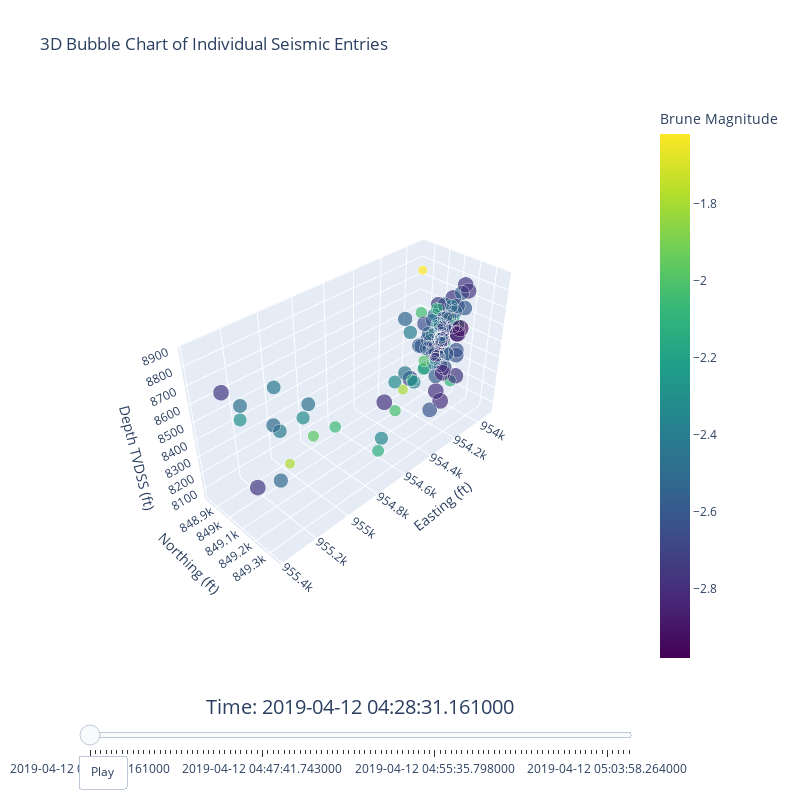

Here is the notebook cell this chart was saved with:
### Markdown cell above
Input your relative file path to load and parse the given dataset.

### Code cell
# Allow the user to input the relative file path for their dataset.
#file_path = input("Please enter the file path to parse: ")
file_path = 'data\Borehole_Seismic_Aniso_Events_4H_AllStages_AllEvents_06112019.csv'

# Create a viewer object to run the package.
viewer = MSViewer()

# Call the method to parse the file.
viewer.load_and_parse(file_path)

# Create the visualization.
plot = viewer.create_plot()

### Figure 1 — Plotly figure (JSON) as saved in the notebook; plotly's stock layout.template omitted (floating-point values rounded to 4 significant figures)
{"data": [{"marker": {"color": [-2.772, -2.731, -2.647, -2.651, -2.56, -2.347, -2.22, -2.033, -2.389, -2.099, -2.467, -2.324, -1.974, -2.075, -2.474, -2.739, -2.205, -2.562, -2.355, -2.595, -2.598, -2.715, -2.545, -1.807, -2.206, -2.296, -2.42, -2.459, -1.619, -2.087, -2.698, -2.413, -2.631, -2.121, -2.067, -2.532, -2.606, -2.119, -2.058, -2.025, -1.787, -2.295, -2.802, -2.243, -2.533, -2.581, -2.344, -2.583, -2.545, -2.631, -2.492, -2.404, -2.659, -2.078, -2.98, -2.146, -2.719, -2.495, -2.168, -2.508, -2.327, -2.797, -2.65, -2.488, -2.516, -2.76, -2.544, -2.771, -2.0, -2.781, -2.116, -2.602, -2.31, -2.646, -2.497, -2.367, -2.569, -2.577, -2.667, -2.765, -2.766, -2.393, -2.524, -2.35, -2.474, -2.614, -2.922, -2.575, -2.583, -2.57, -2.765, -2.708, -2.876, -2.815, -2.467, -2.622, -2.783, -2.755, -2.437, -2.59, -2.543], "colorbar": {"title": {"text": "Brune Magnitude"}}, "colorscale": [[0, "#440154"], [0.1111, "#482878"], [0.2222, "#3e4989"], [0.3333, "#31688e"], [0.4444, "#26828e"], [0.5556, "#1f9e89"], [0.6667, "#35b779"], [0.7778, "#6ece58"], [0.8889, "#b5de2b"], [1, "#fde725"]], "size": [277.2, 273.1, 264.7, 265.1, 256.0, 234.7, 221.9, 203.3, 238.9, 209.9, 246.7, 232.4, 197.4, 207.5, 247.4, 273.9, 220.5, 256.2, 235.5, 259.5, 259.8, 271.4, 254.5, 180.7, 220.6, 229.6, 242, 245.9, 161.9, 208.7, 269.8, 241.2, 263.1, 212.1, 206.7, 253.2, 260.6, 211.9, 205.8, 202.5, 178.7, 229.5, 280.2, 224.3, 253.3, 258.1, 234.4, 258.3, 254.5, 263.1, 249.2, 240.4, 265.9, 207.8, 298.0, 214.6, 271.9, 249.5, 216.8, 250.8, 232.7, 279.7, 265.0, 248.8, 251.6, 276.0, 254.4, 277.1, 200.0, 278.1, 211.6, 260.2, 231.0, 264.6, 249.7, 236.7, 256.9, 257.7, 266.7, 276.5, 276.6, 239.3, 252.4, 235.0, 247.4, 261.4, 292.2, 257.5, 258.3, 256.9, 276.5, 270.8, 287.6, 281.5, 246.7, 262.2, 278.3, 275.5, 243.7, 259, 254.3], "sizemode": "diameter", "sizeref": 25}, "mode": "markers", "text": ["File: HFTS2_20190412_042831_040<br>Stage: 1<br>Magnitude: -2.77", "File: HFTS2_20190412_042832_040<br>Stage: 1<br>Magnitude: -2.73", "File: HFTS2_20190412_042833_040<br>Stage: 1<br>Magnitude: -2.65", "File: HFTS2_20190412_042835_040<br>Stage: 1<br>Magnitude: -2.65", "File: HFTS2_20190412_043437_040<br>Stage: 1<br>Magnitude: -2.56", "File: HFTS2_20190412_043802_040<br>Stage: 1<br>Magnitude: -2.35", "File: HFTS2_20190412_043803_040<br>Stage: 1<br>Magnitude: -2.22", "File: HFTS2_20190412_044156_040<br>Stage: 1<br>Magnitude: -2.03", "File: HFTS2_20190412_044403_040<br>Stage: 1<br>Magnitude: -2.39", "File: HFTS2_20190412_044404_040<br>Stage: 1<br>Magnitude: -2.10", "File: HFTS2_20190412_044435_040_Merged<br>Stage: 1<br>Magnitude: -2.47", "File: HFTS2_20190412_044506_040<br>Stage: 1<br>Magnitude: -2.32", "File: HFTS2_20190412_044516_040<br>Stage: 1<br>Magnitude: -1.97", "File: HFTS2_20190412_044521_040<br>Stage: 1<br>Magnitude: -2.07", "File: HFTS2_20190412_044522_040<br>Stage: 1<br>Magnitude: -2.47", "File: HFTS2_20190412_044526_040<br>Stage: 1<br>Magnitude: -2.74", "File: HFTS2_20190412_044540_040<br>Stage: 1<br>Magnitude: -2.21", "File: HFTS2_20190412_044542_040<br>Stage: 1<br>Magnitude: -2.56", "File: HFTS2_20190412_044543_040<br>Stage: 1<br>Magnitude: -2.36", "File: HFTS2_20190412_044544_040<br>Stage: 1<br>Magnitude: -2.59", "File: HFTS2_20190412_044545_040<br>Stage: 1<br>Magnitude: -2.60", "File: HFTS2_20190412_044605_040<br>Stage: 1<br>Magnitude: -2.71", "File: HFTS2_20190412_044619_040<br>Stage: 1<br>Magnitude: -2.54", "File: HFTS2_20190412_044620_040<br>Stage: 1<br>Magnitude: -1.81", "File: HFTS2_20190412_044623_040<br>Stage: 1<br>Magnitude: -2.21", "File: HFTS2_20190412_044643_040<br>Stage: 1<br>Magnitude: -2.30", "File: HFTS2_20190412_044647_040<br>Stage: 1<br>Magnitude: -2.42", "File: HFTS2_20190412_044651_040<br>Stage: 1<br>Magnitude: -2.46", "File: HFTS2_20190412_044659_040_Merged<br>Stage: 1<br>Magnitude: -1.62", "File: HFTS2_20190412_044707_040<br>Stage: 1<br>Magnitude: -2.09", "File: HFTS2_20190412_044731_040<br>Stage: 1<br>Magnitude: -2.70", "File: HFTS2_20190412_044737_040<br>Stage: 1<br>Magnitude: -2.41", "File: HFTS2_20190412_044741_040<br>Stage: 1<br>Magnitude: -2.63", "File: HFTS2_20190412_044757_040<br>Stage: 1<br>Magnitude: -2.12", "File: HFTS2_20190412_044759_040<br>Stage: 1<br>Magnitude: -2.07", "File: HFTS2_20190412_044800_040<br>Stage: 1<br>Magnitude: -2.53", "File: HFTS2_20190412_044803_040<br>Stage: 1<br>Magnitude: -2.61", "File: HFTS2_20190412_044816_040<br>Stage: 1<br>Magnitude: -2.12", "File: HFTS2_20190412_044822_040<br>Stage: 1<br>Magnitude: -2.06", "File: HFTS2_20190412_044824_040<br>Stage: 1<br>Magnitude: -2.02", "File: HFTS2_20190412_044829_040<br>Stage: 1<br>Magnitude: -1.79", "File: HFTS2_20190412_044833_040<br>Stage: 1<br>Magnitude: -2.29", "File: HFTS2_20190412_044841_040<br>Stage: 1<br>Magnitude: -2.80", "File: HFTS2_20190412_044842_040<br>Stage: 1<br>Magnitude: -2.24", "File: HFTS2_20190412_044903_040<br>Stage: 1<br>Magnitude: -2.53", "File: HFTS2_20190412_044914_040<br>Stage: 1<br>Magnitude: -2.58", "File: HFTS2_20190412_044945_040<br>Stage: 1<br>Magnitude: -2.34", "File: HFTS2_20190412_044957_040<br>Stage: 1<br>Magnitude: -2.58", "File: HFTS2_20190412_045027_040<br>Stage: 1<br>Magnitude: -2.54", "File: HFTS2_20190412_045029_040<br>Stage: 1<br>Magnitude: -2.63", "File: HFTS2_20190412_045035_040<br>Stage: 1<br>Magnitude: -2.49", "File: HFTS2_20190412_045126_040<br>Stage: 1<br>Magnitude: -2.40", "File: HFTS2_20190412_045127_040<br>Stage: 1<br>Magnitude: -2.66", "File: HFTS2_20190412_045157_040<br>Stage: 1<br>Magnitude: -2.08", "File: HFTS2_20190412_045254_040<br>Stage: 1<br>Magnitude: -2.98", "File: HFTS2_20190412_045333_040<br>Stage: 1<br>Magnitude: -2.15", "File: HFTS2_20190412_045344_040<br>Stage: 1<br>Magnitude: -2.72", "File: HFTS2_20190412_045434_040<br>Stage: 1<br>Magnitude: -2.50", "File: HFTS2_20190412_045451_040<br>Stage: 1<br>Magnitude: -2.17", "File: HFTS2_20190412_045457_040<br>Stage: 1<br>Magnitude: -2.51", "File: HFTS2_20190412_045523_040<br>Stage: 1<br>Magnitude: -2.33", "File: HFTS2_20190412_045526_040<br>Stage: 1<br>Magnitude: -2.80", "File: HFTS2_20190412_045528_040<br>Stage: 1<br>Magnitude: -2.65", "File: HFTS2_20190412_045530_040<br>Stage: 1<br>Magnitude: -2.49", "File: HFTS2_20190412_045535_040<br>Stage: 1<br>Magnitude: -2.52", "File: HFTS2_20190412_045537_040<br>Stage: 1<br>Magnitude: -2.76", "File: HFTS2_20190412_045550_040<br>Stage: 1<br>Magnitude: -2.54", "File: HFTS2_20190412_045558_040<br>Stage: 1<br>Magnitude: -2.77", "File: HFTS2_20190412_045602_040<br>Stage: 1<br>Magnitude: -2.00", "File: HFTS2_20190412_045604_040<br>Stage: 1<br>Magnitude: -2.78", "File: HFTS2_20190412_045608_040<br>Stage: 1<br>Magnitude: -2.12", "File: HFTS2_20190412_045611_040<br>Stage: 1<br>Magnitude: -2.60", "File: HFTS2_20190412_045620_040<br>Stage: 1<br>Magnitude: -2.31", "File: HFTS2_20190412_045630_040<br>Stage: 1<br>Magnitude: -2.65", "File: HFTS2_20190412_045644_040<br>Stage: 1<br>Magnitude: -2.50", "File: HFTS2_20190412_045716_040<br>Stage: 1<br>Magnitude: -2.37", "File: HFTS2_20190412_045727_040<br>Stage: 1<br>Magnitude: -2.57", "File: HFTS2_20190412_045809_040<br>Stage: 1<br>Magnitude: -2.58", "File: HFTS2_20190412_045818_040<br>Stage: 1<br>Magnitude: -2.67", "File: HFTS2_20190412_045840_040<br>Stage: 1<br>Magnitude: -2.77", "File: HFTS2_20190412_045938_040<br>Stage: 1<br>Magnitude: -2.77", "File: HFTS2_20190412_045943_040<br>Stage: 1<br>Magnitude: -2.39", "File: HFTS2_20190412_045952_040<br>Stage: 1<br>Magnitude: -2.52", "File: HFTS2_20190412_050004_040<br>Stage: 1<br>Magnitude: -2.35", "File: HFTS2_20190412_050011_040<br>Stage: 1<br>Magnitude: -2.47", "File: HFTS2_20190412_050036_040<br>Stage: 1<br>Magnitude: -2.61", "File: HFTS2_20190412_050053_040<br>Stage: 1<br>Magnitude: -2.92", "File: HFTS2_20190412_050100_040<br>Stage: 1<br>Magnitude: -2.58", "File: HFTS2_20190412_050127_040<br>Stage: 1<br>Magnitude: -2.58", "File: HFTS2_20190412_050128_040<br>Stage: 1<br>Magnitude: -2.57", "File: HFTS2_20190412_050133_040<br>Stage: 1<br>Magnitude: -2.77", "File: HFTS2_20190412_050147_040<br>Stage: 1<br>Magnitude: -2.71", "File: HFTS2_20190412_050202_040<br>Stage: 1<br>Magnitude: -2.88", "File: HFTS2_20190412_050221_040<br>Stage: 1<br>Magnitude: -2.82", "File: HFTS2_20190412_050315_040<br>Stage: 1<br>Magnitude: -2.47", "File: HFTS2_20190412_050325_040<br>Stage: 1<br>Magnitude: -2.62", "File: HFTS2_20190412_050358_040<br>Stage: 1<br>Magnitude: -2.78", "File: HFTS2_20190412_050425_040<br>Stage: 1<br>Magnitude: -2.75", "File: HFTS2_20190412_050456_040<br>Stage: 1<br>Magnitude: -2.44", "File: HFTS2_20190412_050534_040<br>Stage: 1<br>Magnitude: -2.59", "File: HFTS2_20190412_050607_040<br>Stage: 1<br>Magnitude: -2.54"], "type": "scatter3d", "x": [953900.0, 954000.0, 954000.0, 954000.0, 954000.0, 954100.0, 954000.0, 954200.0, 954000.0, 954300.0, 954100.0, 954800.0, 954800.0, 954000.0, 954000.0, 954100.0, 954000.0, 954000.0, 954000.0, 954000.0, 954100.0, 954200.0, 954100.0, 954300.0, 954000.0, 954100.0, 955200.0, 954200.0, 954200.0, 953900.0, 954000.0, 954100.0, 954300.0, 954200.0, 953900.0, 954100.0, 954000.0, 954600.0, 954700.0, 954400.0, 955300.0, 955400.0, 954000.0, 954200.0, 954100.0, 954000.0, 954100.0, 954100.0, 954100.0, 954000.0, 954100.0, 954200.0, 954100.0, 953900.0, 954400.0, 954200.0, 954200.0, 954200.0, 954200.0, 954200.0, 954400.0, 954100.0, 954300.0, 954100.0, 955200.0, 954100.0, 953900.0, 954000.0, 954400.0, 954000.0, 954200.0, 954400.0, 954300.0, 954100.0, 954100.0, 954300.0, 954200.0, 954200.0, 954100.0, 954000.0, 955300.0, 954500.0, 955300.0, 954600.0, 955400.0, 954200.0, 953900.0, 954200.0, 954400.0, 954000.0, 955400.0, 954300.0, 954100.0, 954200.0, 955100.0, 954000.0, 954600.0, 954000.0, 955200.0, 954400.0, 954400.0], "y": [849100.0, 849100.0, 849200.0, 849200.0, 849100.0, 849100.0, 849200.0, 849100.0, 849100.0, 849400.0, 849100.0, 848800.0, 848900.0, 849000.0, 849100.0, 849100.0, 849100.0, 849100.0, 849100.0, 849200.0, 849100.0, 849100.0, 849200.0, 849100.0, 849100.0, 849100.0, 849200.0, 849000.0, 849100.0, 849100.0, 849100.0, 849200.0, 849400.0, 849100.0, 849100.0, 849200.0, 849100.0, 849200.0, 849000.0, 849100.0, 849300.0, 849100.0, 849100.0, 849200.0, 849100.0, 849100.0, 849200.0, 849100.0, 849200.0, 849100.0, 849100.0, 849100.0, 849100.0, 849100.0, 849300.0, 849100.0, 849200.0, 849200.0, 849200.0, 849200.0, 849100.0, 849200.0, 849200.0, 849100.0, 849200.0, 849300.0, 849100.0, 849100.0, 849300.0, 849100.0, 849200.0, 849300.0, 849300.0, 849200.0, 849200.0, 849200.0, 849300.0, 849200.0, 849200.0, 849200.0, 849200.0, 849300.0, 849300.0, 849200.0, 849200.0, 849200.0, 849200.0, 849200.0, 849300.0, 849200.0, 849100.0, 849300.0, 849200.0, 849300.0, 849200.0, 849200.0, 849200.0, 849200.0, 849200.0, 849300.0, 849200.0], "z": [8648.0, 8459.0, 8539.0, 8668.0, 8383.0, 8360.0, 8590.0, 8679.0, 8678.0, 8697.0, 8363.0, 8179.0, 8074.0, 8456.0, 8477.0, 8559.0, 8445.0, 8542.0, 8369.0, 8687.0, 8504.0, 8268.0, 8798.0, 8217.0, 8525.0, 8414.0, 8543.0, 8275.0, 8904.0, 8481.0, 8569.0, 8594.0, 8595.0, 8255.0, 8551.0, 8537.0, 8437.0, 8034.0, 8163.0, 8198.0, 8467.0, 8677.0, 8456.0, 8445.0, 8495.0, 8554.0, 8715.0, 8506.0, 8749.0, 8364.0, 8638.0, 8360.0, 8501.0, 8159.0, 8667.0, 8352.0, 8747.0, 8486.0, 8614.0, 8442.0, 8349.0, 8101.0, 8747.0, 8671.0, 8582.0, 8325.0, 8588.0, 8368.0, 8550.0, 8104.0, 8725.0, 8684.0, 8707.0, 8680.0, 8623.0, 8352.0, 8404.0, 8558.0, 8316.0, 8814.0, 8315.0, 8749.0, 8448.0, 8140.0, 8786.0, 8153.0, 8521.0, 8597.0, 8659.0, 8387.0, 8813.0, 8748.0, 8580.0, 8443.0, 8645.0, 8424.0, 8395.0, 8776.0, 8776.0, 8638.0, 8778.0]}], "layout": {"height": 800, "scene": {"aspectratio": {"x": 1, "y": 0.3674, "z": 0.5635}, "xaxis": {"range": [953900.0, 955400.0], "title": {"text": "Easting (ft)"}}, "yaxis": {"range": [848800.0, 849400.0], "title": {"text": "Northing (ft)"}}, "zaxis": {"range": [8034.0, 8904.0], "title": {"text": "Depth TVDSS (ft)"}}}, "sliders": [{"active": 0, "currentvalue": {"font": {"size": 20}, "prefix": "Time: ", "visible": true, "xanchor": "center"}, "pad": {"b": 10}, "steps": [{"args": [["2019-04-12 04:28:31.161000"], {"frame": {"duration": 300, "redraw": true}, "mode": "immediate", "transition": {"duration": 300}}], "label": "2019-04-12 04:28:31.161000", "method": "animate"}, {"args": [["2019-04-12 04:28:32.615000"], {"frame": {"duration": 300, "redraw": true}, "mode": "immediate", "transition": {"duration": 300}}], "label": "2019-04-12 04:28:32.615000", "method": "animate"}, {"args": [["2019-04-12 04:28:33.696000"], {"frame": {"duration": 300, "redraw": true}, "mode": "immediate", "transition": {"duration": 300}}], "label": "2019-04-12 04:28:33.696000", "method": "animate"}, {"args": [["2019-04-12 04:28:35.409000"], {"frame": {"duration": 300, "redraw": true}, "mode": "immediate", "transition": {"duration": 300}}], "label": "2019-04-12 04:28:35.409000", "method": "animate"}, {"args": [["2019-04-12 04:34:37.717000"], {"frame": {"duration": 300, "redraw": true}, "mode": "immediate", "transition": {"duration": 300}}], "label": "2019-04-12 04:34:37.717000", "method": "animate"}, {"args": [["2019-04-12 04:38:02.313000"], {"frame": {"duration": 300, "redraw": true}, "mode": "immediate", "transition": {"duration": 300}}], "label": "2019-04-12 04:38:02.313000", "method": "animate"}, {"args": [["2019-04-12 04:38:03.200000"], {"frame": {"duration": 300, "redraw": true}, "mode": "immediate", "transition": {"duration": 300}}], "label": "2019-04-12 04:38:03.200000", "method": "animate"}, {"args": [["2019-04-12 04:41:56.351000"], {"frame": {"duration": 300, "redraw": true}, "mode": "immediate", "transition": {"duration": 300}}], "label": "2019-04-12 04:41:56.351000", "method": "animate"}, {"args": [["2019-04-12 04:44:03.797000"], {"frame": {"duration": 300, "redraw": true}, "mode": "immediate", "transition": {"duration": 300}}], "label": "2019-04-12 04:44:03.797000", "method": "animate"}, {"args": [["2019-04-12 04:44:04.199000"], {"frame": {"duration": 300, "redraw": true}, "mode": "immediate", "transition": {"duration": 300}}], "label": "2019-04-12 04:44:04.199000", "method": "animate"}, {"args": [["2019-04-12 04:44:35.917000"], {"frame": {"duration": 300, "redraw": true}, "mode": "immediate", "transition": {"duration": 300}}], "label": "2019-04-12 04:44:35.917000", "method": "animate"}, {"args": [["2019-04-12 04:45:06.255000"], {"frame": {"duration": 300, "redraw": true}, "mode": "immediate", "transition": {"duration": 300}}], "label": "2019-04-12 04:45:06.255000", "method": "animate"}, {"args": [["2019-04-12 04:45:16.003000"], {"frame": {"duration": 300, "redraw": true}, "mode": "immediate", "transition": {"duration": 300}}], "label": "2019-04-12 04:45:16.003000", "method": "animate"}, {"args": [["2019-04-12 04:45:21.466000"], {"frame": {"duration": 300, "redraw": true}, "mode": "immediate", "transition": {"duration": 300}}], "label": "2019-04-12 04:45:21.466000", "method": "animate"}, {"args": [["2019-04-12 04:45:22.695000"], {"frame": {"duration": 300, "redraw": true}, "mode": "immediate", "transition": {"duration": 300}}], "label": "2019-04-12 04:45:22.695000", "method": "animate"}, {"args": [["2019-04-12 04:45:26.233000"], {"frame": {"duration": 300, "redraw": true}, "mode": "immediate", "transition": {"duration": 300}}], "label": "2019-04-12 04:45:26.233000", "method": "animate"}, {"args": [["2019-04-12 04:45:40.018000"], {"frame": {"duration": 300, "redraw": true}, "mode": "immediate", "transition": {"duration": 300}}], "label": "2019-04-12 04:45:40.018000", "method": "animate"}, {"args": [["2019-04-12 04:45:41.994000"], {"frame": {"duration": 300, "redraw": true}, "mode": "immediate", "transition": {"duration": 300}}], "label": "2019-04-12 04:45:41.994000", "method": "animate"}, {"args": [["2019-04-12 04:45:43.657000"], {"frame": {"duration": 300, "redraw": true}, "mode": "immediate", "transition": {"duration": 300}}], "label": "2019-04-12 04:45:43.657000", "method": "animate"}, {"args": [["2019-04-12 04:45:44.561000"], {"frame": {"duration": 300, "redraw": true}, "mode": "immediate", "transition": {"duration": 300}}], "label": "2019-04-12 04:45:44.561000", "method": "animate"}, {"args": [["2019-04-12 04:45:45.239000"], {"frame": {"duration": 300, "redraw": true}, "mode": "immediate", "transition": {"duration": 300}}], "label": "2019-04-12 04:45:45.239000", "method": "animate"}, {"args": [["2019-04-12 04:46:05.590000"], {"frame": {"duration": 300, "redraw": true}, "mode": "immediate", "transition": {"duration": 300}}], "label": "2019-04-12 04:46:05.590000", "method": "animate"}, {"args": [["2019-04-12 04:46:19.644000"], {"frame": {"duration": 300, "redraw": true}, "mode": "immediate", "transition": {"duration": 300}}], "label": "2019-04-12 04:46:19.644000", "method": "animate"}, {"args": [["2019-04-12 04:46:20.914000"], {"frame": {"duration": 300, "redraw": true}, "mode": "immediate", "transition": {"duration": 300}}], "label": "2019-04-12 04:46:20.914000", "method": "animate"}, {"args": [["2019-04-12 04:46:23.030000"], {"frame": {"duration": 300, "redraw": true}, "mode": "immediate", "transition": {"duration": 300}}], "label": "2019-04-12 04:46:23.030000", "method": "animate"}, {"args": [["2019-04-12 04:46:43.808000"], {"frame": {"duration": 300, "redraw": true}, "mode": "immediate", "transition": {"duration": 300}}], "label": "2019-04-12 04:46:43.808000", "method": "animate"}, {"args": [["2019-04-12 04:46:47.432000"], {"frame": {"duration": 300, "redraw": true}, "mode": "immediate", "transition": {"duration": 300}}], "label": "2019-04-12 04:46:47.432000", "method": "animate"}, {"args": [["2019-04-12 04:46:51.445000"], {"frame": {"duration": 300, "redraw": true}, "mode": "immediate", "transition": {"duration": 300}}], "label": "2019-04-12 04:46:51.445000", "method": "animate"}, {"args": [["2019-04-12 04:46:59.933000"], {"frame": {"duration": 300, "redraw": true}, "mode": "immediate", "transition": {"duration": 300}}], "label": "2019-04-12 04:46:59.933000", "method": "animate"}, {"args": [["2019-04-12 04:47:07.108000"], {"frame": {"duration": 300, "redraw": true}, "mode": "immediate", "transition": {"duration": 300}}], "label": "2019-04-12 04:47:07.108000", "method": "animate"}, {"args": [["2019-04-12 04:47:31.004000"], {"frame": {"duration": 300, "redraw": true}, "mode": "immediate", "transition": {"duration": 300}}], "label": "2019-04-12 04:47:31.004000", "method": "animate"}, {"args": [["2019-04-12 04:47:37.422000"], {"frame": {"duration": 300, "redraw": true}, "mode": "immediate", "transition": {"duration": 300}}], "label": "2019-04-12 04:47:37.422000", "method": "animate"}, {"args": [["2019-04-12 04:47:41.743000"], {"frame": {"duration": 300, "redraw": true}, "mode": "immediate", "transition": {"duration": 300}}], "label": "2019-04-12 04:47:41.743000", "method": "animate"}, {"args": [["2019-04-12 04:47:57.424000"], {"frame": {"duration": 300, "redraw": true}, "mode": "immediate", "transition": {"duration": 300}}], "label": "2019-04-12 04:47:57.424000", "method": "animate"}, {"args": [["2019-04-12 04:47:59.428000"], {"frame": {"duration": 300, "redraw": true}, "mode": "immediate", "transition": {"duration": 300}}], "label": "2019-04-12 04:47:59.428000", "method": "animate"}, {"args": [["2019-04-12 04:48:00.266000"], {"frame": {"duration": 300, "redraw": true}, "mode": "immediate", "transition": {"duration": 300}}], "label": "2019-04-12 04:48:00.266000", "method": "animate"}, {"args": [["2019-04-12 04:48:03.460000"], {"frame": {"duration": 300, "redraw": true}, "mode": "immediate", "transition": {"duration": 300}}], "label": "2019-04-12 04:48:03.460000", "method": "animate"}, {"args": [["2019-04-12 04:48:16.529000"], {"frame": {"duration": 300, "redraw": true}, "mode": "immediate", "transition": {"duration": 300}}], "label": "2019-04-12 04:48:16.529000", "method": "animate"}, {"args": [["2019-04-12 04:48:22.711000"], {"frame": {"duration": 300, "redraw": true}, "mode": "immediate", "transition": {"duration": 300}}], "label": "2019-04-12 04:48:22.711000", "method": "animate"}, {"args": [["2019-04-12 04:48:24.579000"], {"frame": {"duration": 300, "redraw": true}, "mode": "immediate", "transition": {"duration": 300}}], "label": "2019-04-12 04:48:24.579000", "method": "animate"}, {"args": [["2019-04-12 04:48:29.504000"], {"frame": {"duration": 300, "redraw": true}, "mode": "immediate", "transition": {"duration": 300}}], "label": "2019-04-12 04:48:29.504000", "method": "animate"}, {"args": [["2019-04-12 04:48:33.396000"], {"frame": {"duration": 300, "redraw": true}, "mode": "immediate", "transition": {"duration": 300}}], "label": "2019-04-12 04:48:33.396000", "method": "animate"}, {"args": [["2019-04-12 04:48:41.820000"], {"frame": {"duration": 300, "redraw": true}, "mode": "immediate", "transition": {"duration": 300}}], "label": "2019-04-12 04:48:41.820000", "method": "animate"}, {"args": [["2019-04-12 04:48:42.470000"], {"frame": {"duration": 300, "redraw": true}, "mode": "immediate", "transition": {"duration": 300}}], "label": "2019-04-12 04:48:42.470000", "method": "animate"}, {"args": [["2019-04-12 04:49:03.792000"], {"frame": {"duration": 300, "redraw": true}, "mode": "immediate", "transition": {"duration": 300}}], "label": "2019-04-12 04:49:03.792000", "method": "animate"}, {"args": [["2019-04-12 04:49:14.699000"], {"frame": {"duration": 300, "redraw": true}, "mode": "immediate", "transition": {"duration": 300}}], "label": "2019-04-12 04:49:14.699000", "method": "animate"}, {"args": [["2019-04-12 04:49:45.609000"], {"frame": {"duration": 300, "redraw": true}, "mode": "immediate", "transition": {"duration": 300}}], "label": "2019-04-12 04:49:45.609000", "method": "animate"}, {"args": [["2019-04-12 04:49:57.635000"], {"frame": {"duration": 300, "redraw": true}, "mode": "immediate", "transition": {"duration": 300}}], "label": "2019-04-12 04:49:57.635000", "method": "animate"}, {"args": [["2019-04-12 04:50:27.205000"], {"frame": {"duration": 300, "redraw": true}, "mode": "immediate", "transition": {"duration": 300}}], "label": "2019-04-12 04:50:27.205000", "method": "animate"}, {"args": [["2019-04-12 04:50:29.182000"], {"frame": {"duration": 300, "redraw": true}, "mode": "immediate", "transition": {"duration": 300}}], "label": "2019-04-12 04:50:29.182000", "method": "animate"}, {"args": [["2019-04-12 04:50:35.599000"], {"frame": {"duration": 300, "redraw": true}, "mode": "immediate", "transition": {"duration": 300}}], "label": "2019-04-12 04:50:35.599000", "method": "animate"}, {"args": [["2019-04-12 04:51:26.036000"], {"frame": {"duration": 300, "redraw": true}, "mode": "immediate", "transition": {"duration": 300}}], "label": "2019-04-12 04:51:26.036000", "method": "animate"}, {"args": [["2019-04-12 04:51:27.326000"], {"frame": {"duration": 300, "redraw": true}, "mode": "immediate", "transition": {"duration": 300}}], "label": "2019-04-12 04:51:27.326000", "method": "animate"}, {"args": [["2019-04-12 04:51:57.741000"], {"frame": {"duration": 300, "redraw": true}, "mode": "immediate", "transition": {"duration": 300}}], "label": "2019-04-12 04:51:57.741000", "method": "animate"}, {"args": [["2019-04-12 04:52:54.713000"], {"frame": {"duration": 300, "redraw": true}, "mode": "immediate", "transition": {"duration": 300}}], "label": "2019-04-12 04:52:54.713000", "method": "animate"}, {"args": [["2019-04-12 04:53:33.178000"], {"frame": {"duration": 300, "redraw": true}, "mode": "immediate", "transition": {"duration": 300}}], "label": "2019-04-12 04:53:33.178000", "method": "animate"}, {"args": [["2019-04-12 04:53:44.493000"], {"frame": {"duration": 300, "redraw": true}, "mode": "immediate", "transition": {"duration": 300}}], "label": "2019-04-12 04:53:44.493000", "method": "animate"}, {"args": [["2019-04-12 04:54:34.312000"], {"frame": {"duration": 300, "redraw": true}, "mode": "immediate", "transition": {"duration": 300}}], "label": "2019-04-12 04:54:34.312000", "method": "animate"}, {"args": [["2019-04-12 04:54:51.236000"], {"frame": {"duration": 300, "redraw": true}, "mode": "immediate", "transition": {"duration": 300}}], "label": "2019-04-12 04:54:51.236000", "method": "animate"}, {"args": [["2019-04-12 04:54:57.544000"], {"frame": {"duration": 300, "redraw": true}, "mode": "immediate", "transition": {"duration": 300}}], "label": "2019-04-12 04:54:57.544000", "method": "animate"}, {"args": [["2019-04-12 04:55:23.324000"], {"frame": {"duration": 300, "redraw": true}, "mode": "immediate", "transition": {"duration": 300}}], "label": "2019-04-12 04:55:23.324000", "method": "animate"}, {"args": [["2019-04-12 04:55:26.761000"], {"frame": {"duration": 300, "redraw": true}, "mode": "immediate", "transition": {"duration": 300}}], "label": "2019-04-12 04:55:26.761000", "method": "animate"}, {"args": [["2019-04-12 04:55:28.040000"], {"frame": {"duration": 300, "redraw": true}, "mode": "immediate", "transition": {"duration": 300}}], "label": "2019-04-12 04:55:28.040000", "method": "animate"}, {"args": [["2019-04-12 04:55:30.012000"], {"frame": {"duration": 300, "redraw": true}, "mode": "immediate", "transition": {"duration": 300}}], "label": "2019-04-12 04:55:30.012000", "method": "animate"}, {"args": [["2019-04-12 04:55:35.798000"], {"frame": {"duration": 300, "redraw": true}, "mode": "immediate", "transition": {"duration": 300}}], "label": "2019-04-12 04:55:35.798000", "method": "animate"}, {"args": [["2019-04-12 04:55:37.028000"], {"frame": {"duration": 300, "redraw": true}, "mode": "immediate", "transition": {"duration": 300}}], "label": "2019-04-12 04:55:37.028000", "method": "animate"}, {"args": [["2019-04-12 04:55:50.266000"], {"frame": {"duration": 300, "redraw": true}, "mode": "immediate", "transition": {"duration": 300}}], "label": "2019-04-12 04:55:50.266000", "method": "animate"}, {"args": [["2019-04-12 04:55:58.142000"], {"frame": {"duration": 300, "redraw": true}, "mode": "immediate", "transition": {"duration": 300}}], "label": "2019-04-12 04:55:58.142000", "method": "animate"}, {"args": [["2019-04-12 04:56:02.824000"], {"frame": {"duration": 300, "redraw": true}, "mode": "immediate", "transition": {"duration": 300}}], "label": "2019-04-12 04:56:02.824000", "method": "animate"}, {"args": [["2019-04-12 04:56:04.787000"], {"frame": {"duration": 300, "redraw": true}, "mode": "immediate", "transition": {"duration": 300}}], "label": "2019-04-12 04:56:04.787000", "method": "animate"}, {"args": [["2019-04-12 04:56:08.704000"], {"frame": {"duration": 300, "redraw": true}, "mode": "immediate", "transition": {"duration": 300}}], "label": "2019-04-12 04:56:08.704000", "method": "animate"}, {"args": [["2019-04-12 04:56:11.408000"], {"frame": {"duration": 300, "redraw": true}, "mode": "immediate", "transition": {"duration": 300}}], "label": "2019-04-12 04:56:11.408000", "method": "animate"}, {"args": [["2019-04-12 04:56:20.842000"], {"frame": {"duration": 300, "redraw": true}, "mode": "immediate", "transition": {"duration": 300}}], "label": "2019-04-12 04:56:20.842000", "method": "animate"}, {"args": [["2019-04-12 04:56:30.585000"], {"frame": {"duration": 300, "redraw": true}, "mode": "immediate", "transition": {"duration": 300}}], "label": "2019-04-12 04:56:30.585000", "method": "animate"}, {"args": [["2019-04-12 04:56:44.669000"], {"frame": {"duration": 300, "redraw": true}, "mode": "immediate", "transition": {"duration": 300}}], "label": "2019-04-12 04:56:44.669000", "method": "animate"}, {"args": [["2019-04-12 04:57:16.313000"], {"frame": {"duration": 300, "redraw": true}, "mode": "immediate", "transition": {"duration": 300}}], "label": "2019-04-12 04:57:16.313000", "method": "animate"}, {"args": [["2019-04-12 04:57:27.664000"], {"frame": {"duration": 300, "redraw": true}, "mode": "immediate", "transition": {"duration": 300}}], "label": "2019-04-12 04:57:27.664000", "method": "animate"}, {"args": [["2019-04-12 04:58:09.828000"], {"frame": {"duration": 300, "redraw": true}, "mode": "immediate", "transition": {"duration": 300}}], "label": "2019-04-12 04:58:09.828000", "method": "animate"}, {"args": [["2019-04-12 04:58:18.515000"], {"frame": {"duration": 300, "redraw": true}, "mode": "immediate", "transition": {"duration": 300}}], "label": "2019-04-12 04:58:18.515000", "method": "animate"}, {"args": [["2019-04-12 04:58:40.442000"], {"frame": {"duration": 300, "redraw": true}, "mode": "immediate", "transition": {"duration": 300}}], "label": "2019-04-12 04:58:40.442000", "method": "animate"}, {"args": [["2019-04-12 04:59:38.206000"], {"frame": {"duration": 300, "redraw": true}, "mode": "immediate", "transition": {"duration": 300}}], "label": "2019-04-12 04:59:38.206000", "method": "animate"}, {"args": [["2019-04-12 04:59:43.131000"], {"frame": {"duration": 300, "redraw": true}, "mode": "immediate", "transition": {"duration": 300}}], "label": "2019-04-12 04:59:43.131000", "method": "animate"}, {"args": [["2019-04-12 04:59:52.228000"], {"frame": {"duration": 300, "redraw": true}, "mode": "immediate", "transition": {"duration": 300}}], "label": "2019-04-12 04:59:52.228000", "method": "animate"}, {"args": [["2019-04-12 05:00:04.865000"], {"frame": {"duration": 300, "redraw": true}, "mode": "immediate", "transition": {"duration": 300}}], "label": "2019-04-12 05:00:04.865000", "method": "animate"}, {"args": [["2019-04-12 05:00:11.613000"], {"frame": {"duration": 300, "redraw": true}, "mode": "immediate", "transition": {"duration": 300}}], "label": "2019-04-12 05:00:11.613000", "method": "animate"}, {"args": [["2019-04-12 05:00:36.666000"], {"frame": {"duration": 300, "redraw": true}, "mode": "immediate", "transition": {"duration": 300}}], "label": "2019-04-12 05:00:36.666000", "method": "animate"}, {"args": [["2019-04-12 05:00:53.388000"], {"frame": {"duration": 300, "redraw": true}, "mode": "immediate", "transition": {"duration": 300}}], "label": "2019-04-12 05:00:53.388000", "method": "animate"}, {"args": [["2019-04-12 05:01:00.599000"], {"frame": {"duration": 300, "redraw": true}, "mode": "immediate", "transition": {"duration": 300}}], "label": "2019-04-12 05:01:00.599000", "method": "animate"}, {"args": [["2019-04-12 05:01:27.854000"], {"frame": {"duration": 300, "redraw": true}, "mode": "immediate", "transition": {"duration": 300}}], "label": "2019-04-12 05:01:27.854000", "method": "animate"}, {"args": [["2019-04-12 05:01:28.488000"], {"frame": {"duration": 300, "redraw": true}, "mode": "immediate", "transition": {"duration": 300}}], "label": "2019-04-12 05:01:28.488000", "method": "animate"}, {"args": [["2019-04-12 05:01:33.294000"], {"frame": {"duration": 300, "redraw": true}, "mode": "immediate", "transition": {"duration": 300}}], "label": "2019-04-12 05:01:33.294000", "method": "animate"}, {"args": [["2019-04-12 05:01:47.392000"], {"frame": {"duration": 300, "redraw": true}, "mode": "immediate", "transition": {"duration": 300}}], "label": "2019-04-12 05:01:47.392000", "method": "animate"}, {"args": [["2019-04-12 05:02:02.293000"], {"frame": {"duration": 300, "redraw": true}, "mode": "immediate", "transition": {"duration": 300}}], "label": "2019-04-12 05:02:02.293000", "method": "animate"}, {"args": [["2019-04-12 05:02:21.288000"], {"frame": {"duration": 300, "redraw": true}, "mode": "immediate", "transition": {"duration": 300}}], "label": "2019-04-12 05:02:21.288000", "method": "animate"}, {"args": [["2019-04-12 05:03:15.720000"], {"frame": {"duration": 300, "redraw": true}, "mode": "immediate", "transition": {"duration": 300}}], "label": "2019-04-12 05:03:15.720000", "method": "animate"}, {"args": [["2019-04-12 05:03:25.219000"], {"frame": {"duration": 300, "redraw": true}, "mode": "immediate", "transition": {"duration": 300}}], "label": "2019-04-12 05:03:25.219000", "method": "animate"}, {"args": [["2019-04-12 05:03:58.264000"], {"frame": {"duration": 300, "redraw": true}, "mode": "immediate", "transition": {"duration": 300}}], "label": "2019-04-12 05:03:58.264000", "method": "animate"}, {"args": [["2019-04-12 05:04:25.771000"], {"frame": {"duration": 300, "redraw": true}, "mode": "immediate", "transition": {"duration": 300}}], "label": "2019-04-12 05:04:25.771000", "method": "animate"}, {"args": [["2019-04-12 05:04:56.466000"], {"frame": {"duration": 300, "redraw": true}, "mode": "immediate", "transition": {"duration": 300}}], "label": "2019-04-12 05:04:56.466000", "method": "animate"}, {"args": [["2019-04-12 05:05:34.540000"], {"frame": {"duration": 300, "redraw": true}, "mode": "immediate", "transition": {"duration": 300}}], "label": "2019-04-12 05:05:34.540000", "method": "animate"}, {"args": [["2019-04-12 05:06:07.634000"], {"frame": {"duration": 300, "redraw": true}, "mode": "immediate", "transition": {"duration": 300}}], "label": "2019-04-12 05:06:07.634000", "method": "animate"}]}], "title": {"text": "3D Bubble Chart of Individual Seismic Entries"}, "updatemenus": [{"buttons": [{"args": [null, {"frame": {"duration": 300, "redraw": true}, "fromcurrent": true, "mode": "immediate", "transition": {"duration": 300}}], "label": "Play", "method": "animate"}], "direction": "left", "pad": {"r": 10, "t": 87}, "showactive": false, "type": "buttons", "x": 0.1, "xanchor": "right", "y": 0, "yanchor": "top"}], "width": 800}}
